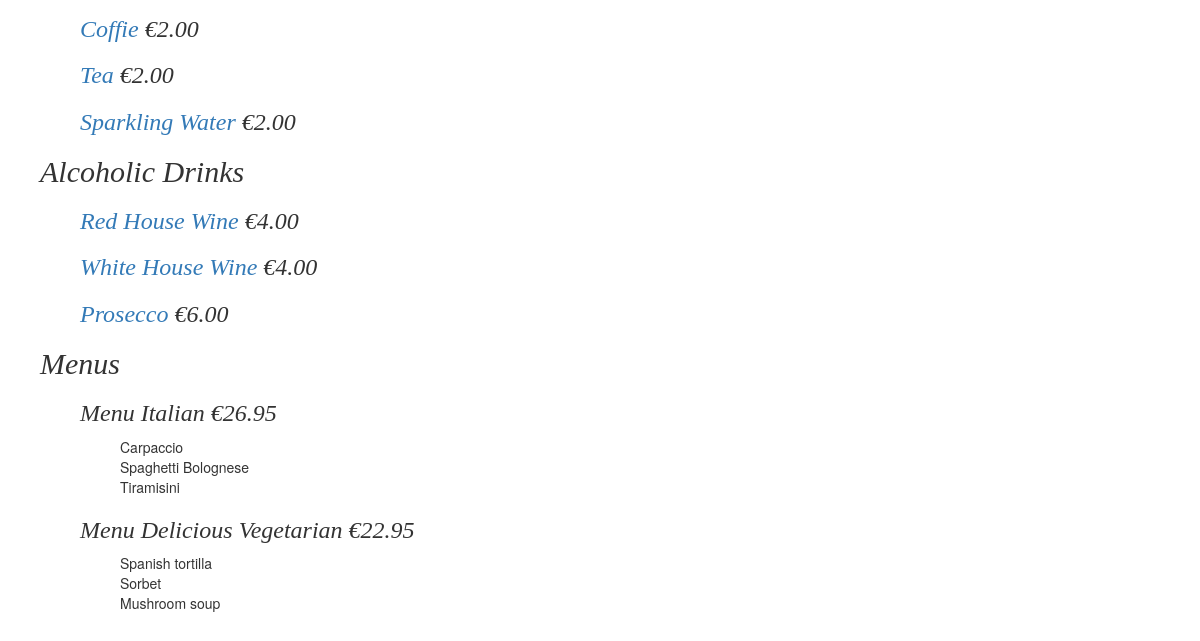
The app's page /menucard/1/ (lower part), older data.
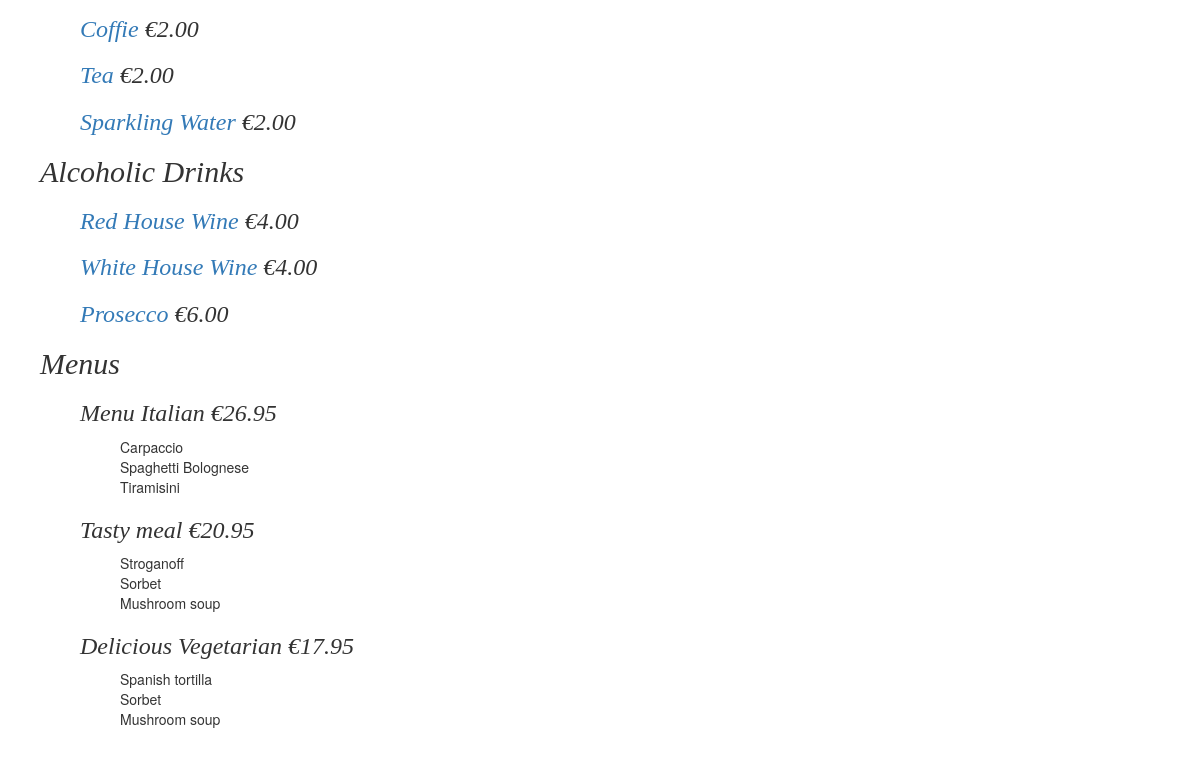
The same page, newer data.
### restaurant/models.py (models this page shows, shortened)
class MenuItemAddition(models.Model):
    menu_card = models.ForeignKey(MenuCard, on_delete=models.CASCADE)
    menu_item = models.ForeignKey(MenuItem, on_delete=models.PROTECT)
    selling_price = models.DecimalField(max_digits=5, decimal_places=2, default=0)
    class Meta:
        verbose_name = 'Menu Item'
        verbose_name_plural = 'Menu items'

class MenuItem(models.Model):
    name = models.CharField(max_length=128)
    description = models.CharField(max_length=2000, blank = True)
    menu_item_type = models.ForeignKey('MenuItemType',
                                       on_delete=models.PROTECT)
    course_type = models.ForeignKey('CourseType',
                                    on_delete=models.PROTECT)
    recipe = models.TextField(blank = True)
    def _get_uplift(self):
        if self.course_type.course_type == 'Drink':
            value = 1.90
        else:
            value = 1.65
        return value
    uplift = property(_get_uplift)
    def _get_suggested_selling_price(self):
        r = 0
        allingredients = Ingredient.objects.filter(
            menu_item__in=MenuItem.objects.filter(name=self.name))
        for item in allingredients:
            if item.unit == 'KG' or item.unit == 'L' or item.unit == 'PCS':
                r += ((item.ingredient.price / item.ingredient.container_amount) * item.amount)
            if item.unit == 'G' or item.unit == 'ML':
                r += ((item.ingredient.price / item.ingredient.container_amount) * item.amount/1000)
            else:
                r += ((item.ingredient.price / item.ingredient.container_amount) * item.amount/1000000)
        return round(Decimal((float(r)*self.uplift)), 2)
    suggested_selling_price = property(_get_suggested_selling_price)

class CourseType(models.Model):
    course_type = models.CharField(max_length=200)
    def __str__(self):
        return self.course_type

class MenuAddition(models.Model):
    menu_card = models.ForeignKey(MenuCard, on_delete=models.CASCADE)
    menu = models.ForeignKey(Menu, on_delete=models.PROTECT)
    selling_price = models.DecimalField(max_digits=5, decimal_places=2, default=0)
    class Meta:
        verbose_name = 'Menu'
        verbose_name_plural = 'Menus'

class Menu(models.Model):
    name = models.CharField(max_length=128)
    menu_items = models.ManyToManyField(MenuItem)
    def _get_suggested_selling_price(self):
        r = 0
        for item in self.menu_items.all():
            r += item.suggested_selling_price
        return round(Decimal(r), 2)
    suggested_selling_price = property(_get_suggested_selling_price)

### restaurant/views.py (the view)
# urls.py: path('menucard/<int:table_id>/', views.MenuCardList.as_view(), name="menucard"),
class MenuCardList(TemplateView):
    template_name = "restaurant/menucard_list.html"
    def get_course_types(self):
        types = [i for i in CourseType.objects.all()]
        return types
    def get_queryset_items(self):
        course_types = self.get_course_types()
        course_type_lists = []
        i = 0
        for course_type in course_types:
            i += 1
            c = MenuItemAddition.objects.filter(menu_item__course_type=i)
            course_type_lists.append(c)
        return course_type_lists
    def get_queryset_menus(self):
        return MenuAddition.objects.all()
    def get_menu_items_on_menus(self):
        menus = self.get_queryset_menus()
        menu_courses_list = []
        menu_dict={}
        for menu in menus:
            d = [m.name for m in menu.menu.menu_items.all()]
            menu_dict[menu]=d
        return menu_dict
    def get_table_id(self, **kwargs):
        table_id = self.kwargs['table_id']
        return table_id
    def get_context_data(self, **kwargs):
        context = super().get_context_data(**kwargs)
        context['menucard_list'] = self.get_queryset_items()
        context['course_types'] = self.get_course_types()
        context['menu_types'] = self.get_queryset_menus()
        context['table_id'] = self.get_table_id()
        context['menu_courses'] = self.get_menu_items_on_menus()
        self.request.session['table_id'] = self.get_table_id()
        return context

### restaurant/templates/restaurant/menucard_list.html (shortened to what this page needs)
{% extends 'restaurant/base.html' %}
{% block content %}
      <div id="menu-items">
        {% for course in menucard_list %}
          {% if course %}
            <div class="no-bullets"><h2 class="molvenobrush">{{ course.0.menu_item.course_type }}</h2></div>
              <ul>
                {% for dish in course %}
                  <li class="no-bullets">
                    <h3 class="molvenobrush">
                      <a href="{% url 'restaurant:menu_item' dish.menu_item.id %}">{{ dish.menu_item.name }}</a>
                      <span> €{{dish.selling_price}}</span>
                    </h3>
                  </li>
                {% endfor %}
              </ul>
          {% endif %}
        {%empty%}
          <li>No menu items.</li>
      {%endfor%}
    </div>
    <div id="menus">
      <li class="no-bullets"> <h2 class="molvenobrush">Menus</h2></li>
      <div id="try">
        <ul>
        {% for key,value in menu_courses.items %}
          <li class="no-bullets">
          <h3 class="molvenobrush">
          <span>{{ key.menu.name }}</span>
          <span> €{{key.selling_price}}</span></li></h3>
          <ul>
            {% for v in value%}
              <li class="no-bullets">
                {{v}}
              </li>
            {% endfor %}
          </ul>
        {% endfor %}
      </ul>
    </div>
  </div>
{% endblock %}

Row changes from the older to the newer data that the page shows:
removed MenuAddition: menu.name "Menu Delicious Vegetarian", selling_price "22.95", value "Spanish tortilla" "Sorbet" "Mushroom soup"
added MenuAddition: menu.name "Tasty meal", selling_price "20.95", value "Sorbet" "Mushroom soup"
now on this page (row unchanged): MenuItem: value "Stroganoff"
added MenuAddition: menu.name "Delicious Vegetarian", selling_price "17.95", value "Spanish tortilla" "Sorbet" "Mushroom soup"
